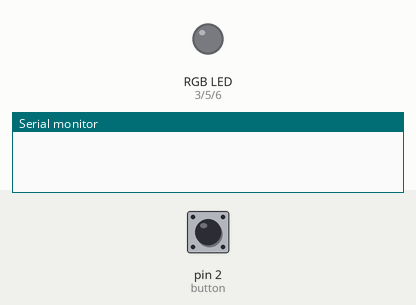
The sketch below on a simulated Arduino Uno, built with avr-gcc and run on an emulated ATmega328P. On the bench: an RGB LED mixed from three pins (HIGH = lit), the last lines printed to the serial monitor. Inputs (shaded band) come from the test bench; at power-on: pin 2 (button) LOW. Dim RGB values are drawn brighter than linear; random numbers use the default seed unless the sketch sets one.

Above: at 1.2 s.
1.3 s: pin 2 (button) pulled HIGH for 1 s
At 3.4 s:
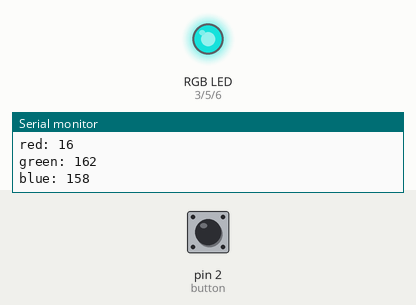
3.8 s: pin 2 (button) pulled HIGH for 0.15 s
At 5.1 s:
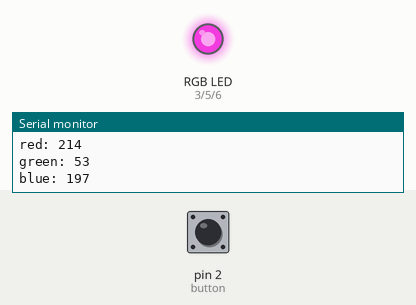
5.4 s: pin 2 (button) pulled HIGH for 0.15 s
At 6.5 s:
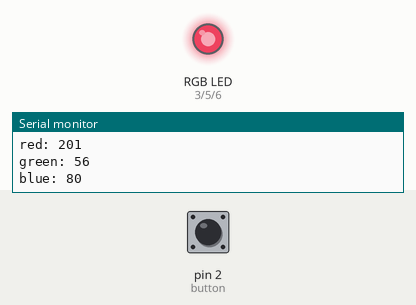
7.0 s: pin 2 (button) pulled HIGH for 3.2 s
11.7 s: pin 2 (button) pulled HIGH for 0.15 s
At 12.3 s:
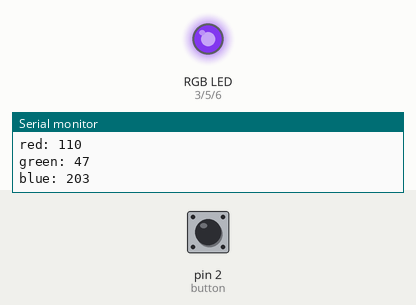
13.3 s: pin 2 (button) pulled HIGH for 1 s
At 14.1 s:
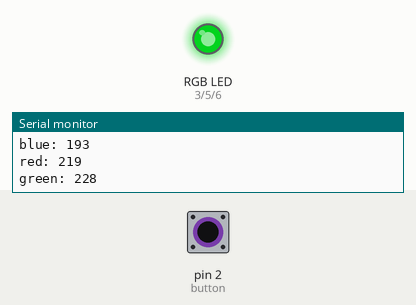
Timing chart, 0 to 16.3 s (numbered marks = the images above; inputs shaded):
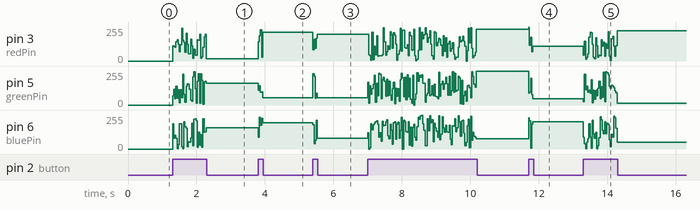

The sketch:

Random.ino
```cpp
  const int redPin = 3;
  const int greenPin = 5;
  const int bluePin = 6;

  const int button = 2;

  int readSerialValue = 0;


void setup() {
  // put your setup code here, to run once:

  Serial.begin(9600);

  // 포트 초기화
  pinMode(redPin, OUTPUT);
  pinMode(greenPin, OUTPUT);
  pinMode(bluePin, OUTPUT);


}

void loop() {
  // put your main code here, to run repeatedly:

  int readButton = digitalRead(button); // 누르면 1이 들어오고, 아니면 0

  // 버튼 누를 때만 값 변경

  // red = constrain(red, 0, 255); constrain을 사용하면 최소,최대값을 지정해줄 수 있다.
  if(readButton == HIGH){
  int r = random(0, 255);
  int g = random(0, 255);
  int b = random(0, 255);

  // 해당 값을 진짜로 쏘기
  analogWrite(redPin,r);
  analogWrite(greenPin,g);
  analogWrite(bluePin,b);

  String r_str = String("red: ") + String(r);
  String g_str = String("green: ") + String(g);
  String b_str = String("blue: ") + String(b);


  // Serial.print(red, HEX); -> 16진수 값으로 출력해준다(RGB값 하면 떠오르는 FFFFFF 같은 결과 출력)
  Serial.println(r_str);
  Serial.println(g_str);
  Serial.println(b_str);

  }


} 
```

Measured:
- after the input at 3.8 s, pin 3 (redPin): 16/255 → 214/255 at once; pin 5 (greenPin): 162/255 → 53/255 at once; pin 6 (bluePin): 158/255 → 197/255 at once
- after the input at 5.4 s, pin 3 (redPin): 214/255 → 201/255 at once; pin 5 (greenPin): 53/255 → 56/255 at once; pin 6 (bluePin): 197/255 → 80/255 at once
- after the input at 11.7 s, pin 3 (redPin): 239/255 → 110/255 at once; pin 5 (greenPin): 254/255 → 47/255 at once; pin 6 (bluePin): 78/255 → 203/255 at once
